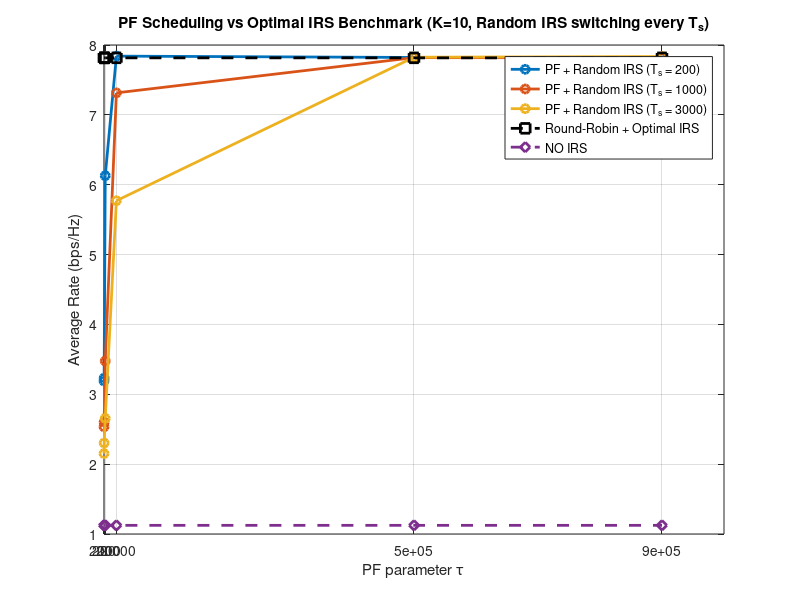

The MATLAB source for this figure: (Note: this script raises an error after producing the figure.)
clc;
clear;
close all;
% Load MAT files
data1 = load('ALL_10_UES.mat');
Ts_values = data1.Ts_values;
tau_values = data1.tau_values;
LOS_10  = data1.Rate_benchmark_LOS;      % example
RR_benchmark_10  = data1.Rate_benchmark_RR;      % example
PF_10 = data1.Rate_matrix; 

%% --- Plot
figure;
colors = lines(length(Ts_values));
for ts_idx = 1:length(Ts_values)
    plot(tau_values, PF_10(ts_idx,:), '-o', 'LineWidth', 2, ...
        'Color', colors(ts_idx,:)); hold on;
end
% yline(RR_benchmark_10, 'k--', 'LineWidth', 2, 'DisplayName', 'Round-Robin + Optimal IRS');
% yline(LOS_10, 'LineWidth', 2, 'DisplayName', 'NO IRS');
RR_vec  = RR_benchmark_10 * ones(1,length(tau_values));
LOS_vec = LOS_10 * ones(1,length(tau_values));

plot(tau_values, RR_vec, 'k--s', 'LineWidth',2,'MarkerSize',7); hold on;
plot(tau_values, LOS_vec, '--d', 'LineWidth',2,'MarkerSize',7);
xlabel('PF parameter \tau'); ylabel('Average Rate (bps/Hz)');
legend_labels = [ ...
    arrayfun(@(x) sprintf('PF + Random IRS (T_s = %d)', x), Ts_values, 'UniformOutput', false), ...
    {'Round-Robin + Optimal IRS'} ...
{'NO IRS'}];
legend(legend_labels, 'Location', 'best');
title('PF Scheduling vs Optimal IRS Benchmark (K=10, Random IRS switching every T_s)');
grid on;
xticks(tau_values); xticklabels(string(tau_values));

%% --- Plot: Relative Throughput Error vs Tc with theorem bounds ---



% Parameters for theorem bound
eps1 = 0.1;  
eps2 = 0.1;  
eta1 = 0.1;  
eta2 = 0.1;
M = 10;        
p_min = 0.3;   % <-- IMPORTANT: set based on your RIS distribution
% Relative error (normalized infinity norm)
Rel_Error_matrix = abs(PF_10 - RR_benchmark_10) / RR_benchmark_10;
figure;
colors = lines(length(Ts_values));
line_handles  = gobjects(length(Ts_values),1);
bound_handles = gobjects(length(Ts_values),1);
theory_bound = 2*M*(eps1 + eps2);

for ts_idx = 1:length(Ts_values)

    % Relative error curve
    line_handles(ts_idx) = semilogx(tau_values, Rel_Error_matrix(ts_idx,:), '-o', ...
        'LineWidth',2,'Color',colors(ts_idx,:)); hold on;

    % Updated theorem bounds
    Tc_min1 = Ts_values(ts_idx) * (1/(2*eps1^2)) * log(2*M/eta1);
    Tc_min2 = (1/(2*(p_min - 2*eps1)*eps2^2)) * log(2*M/eta2);
    Tc_min  = max(Tc_min1, Tc_min2);

    % Create multiple y-values (log-spaced looks better)
    y_vals = [1,0.5,0.1,0.05,0.009];   % [1e-3 ... 1]

    % Same Tc_min repeated
    Tc_vec = Tc_min * ones(size(y_vals));

    % Plot markers
    bound_handles(ts_idx) = semilogx(Tc_vec, y_vals, '-o','HandleVisibility','off');
end
yline(eps1);
ylim([0.009 1]);
xlabel('Averaging Window $T_c$', 'Interpreter','latex');
ylabel('$\frac{\|\hat{\mathbf{T}}(T_c)-\mathbf{T}^*\|_\infty}{\|\mathbf{T}^*\|_\infty}$', ...
    'Interpreter','latex');

title('Relative Error vs $T_c$ with Theoretical Bounds', 'Interpreter','latex');

legend(arrayfun(@(x) sprintf('T_s = %d', x), Ts_values, 'UniformOutput', false), ...
    'Location','northeast');

grid on;
set(gca, 'YScale', 'log');  % better visualization for relative error
